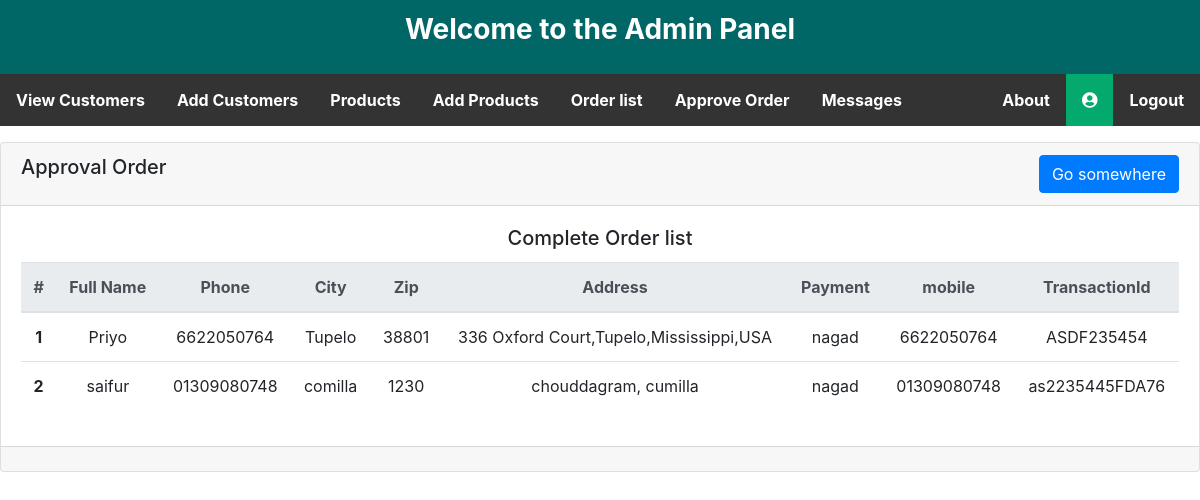
The app's page /admin/order-list.php with its own data.
### tables this page shows
CREATE TABLE `confirm_order` (
  `id` int(11) NOT NULL,
  `fullname` varchar(70) NOT NULL,
  `phone` varchar(11) NOT NULL,
  `city` varchar(200) NOT NULL,
  `zip` varchar(10) NOT NULL,
  `address` varchar(1000) NOT NULL,
  `paymethod` varchar(50) NOT NULL,
  `mobile` varchar(20) NOT NULL,
  `transactionId` varchar(50) NOT NULL
);

### admin/order-list.php (the view, shortened to what this page needs)
<?php
require_once('functions/function.php');
 ?>
<div class="col-md-12">
  <div class="card text-center">
  <div class="card-header">
    <h5 style="float: left;">Approval Order</h5> <a style="float: right;" href="#" class="btn btn-primary">Go somewhere</a>
  </div>
  <div class="card-body">
    <h5 class="card-title">Complete Order list</h5>
    <table class="table">
  <thead class="thead-light">
    <tr>
      <th scope="col">#</th>
      <th scope="col">Full Name</th>
      <th scope="col">Phone</th>
      <th scope="col">City</th>
      <th scope="col">Zip</th>
      <th scope="col">Address</th>
      <th scope="col">Payment</th>
      <th scope="col">mobile</th>
      <th scope="col">TransactionId</th>
    </tr>
  </thead>
  <tbody>
    <?php
    $i = 0;
        $sel="SELECT * FROM confirm_order ORDER BY id DESC";
        $Q=mysqli_query($con,$sel);
        while($data=mysqli_fetch_assoc($Q)){
    ?>
    <tr>
      <th scope="row"><?php echo ++$i; ?></th>
      <td><?= $data['fullname']; ?></td>
      <td><?= $data['phone']; ?></td>
      <td><?= $data['city']; ?></td>
      <td><?= $data['zip']; ?></td>
      <td><?= $data['address']; ?></td>
      <td><?= $data['paymethod']; ?></td>
      <td><?= $data['mobile']; ?></td>
      <td><?= $data['transactionId']; ?></td>
    </tr>
    <?php } ?>
  </tbody>
</table>
  </div>
  <div class="card-footer text-muted">
  </div>
</div>
</div>

### admin/style.css (style rules this page uses)
* { margin:0px; padding:0px; outline:0px; }

### records on screen
confirm_order: fullname "Priyo", phone "6622050764", city "Tupelo", zip "38801", address "336 Oxford Court,Tupelo,Mississippi,USA", paymethod "nagad", mobile "6622050764", transactionId "ASDF235454"
confirm_order: fullname "saifur", phone "01309080748", city "comilla", zip "1230", address "chouddagram, cumilla", paymethod "nagad", mobile "01309080748", transactionId "as2235445FDA76"
